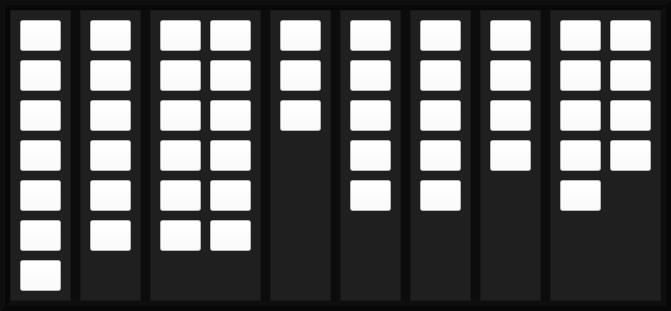
   <widget class="QFrame" name="sFrame">
    <property name="geometry">
     <rect>
      <x>108</x>
      <y>160</y>
      <width>671</width>
      <height>311</height>
     </rect>
    </property>
    <property name="styleSheet">
     <string notr="true">background-color: rgb(12, 12, 12);</string>
    </property>
    <property name="frameShape">
     <enum>QFrame::Box</enum>
    </property>
    <property name="frameShadow">
     <enum>QFrame::Raised</enum>
    </property>
    <property name="lineWidth">
     <number>5</number>
    </property>
    <widget class="QFrame" name="sBasicFrame">
     <property name="geometry">
      <rect>
       <x>10</x>
       <y>10</y>
       <width>61</width>
       <height>291</height>
      </rect>
     </property>
     <property name="styleSheet">
      <string notr="true">background-color: rgb(31, 31, 31);</string>
     </property>
     <property name="frameShape">
      <enum>QFrame::StyledPanel</enum>
     </property>
     <property name="frameShadow">
      <enum>QFrame::Raised</enum>
     </property>
     <widget class="QPushButton" name="sPlusButton">
      <property name="geometry">
       <rect>
        <x>10</x>
        <y>10</y>
        <width>41</width>
        <height>31</height>
       </rect>
      </property>
      <property name="styleSheet">
       <string notr="true">background-color: rgb(255, 255, 255);</string>
      </property>
      <property name="text">
       <string/>
      </property>
     </widget>
     <widget class="QPushButton" name="sMinusButton">
      <property name="geometry">
       <rect>
        <x>10</x>
        <y>50</y>
        <width>41</width>
        <height>31</height>
       </rect>
      </property>
      <property name="styleSheet">
       <string notr="true">background-color: rgb(255, 255, 255);</string>
      </property>
      <property name="text">
       <string/>
      </property>
     </widget>
     <widget class="QPushButton" name="sDivideButton">
      <property name="geometry">
       <rect>
        <x>10</x>
        <y>130</y>
        <width>41</width>
        <height>31</height>
       </rect>
      </property>
      <property name="styleSheet">
       <string notr="true">background-color: rgb(255, 255, 255);</string>
      </property>
      <property name="text">
       <string/>
      </property>
     </widget>
     <widget class="QPushButton" name="sMultiplyButton">
      <property name="geometry">
       <rect>
        <x>10</x>
        <y>90</y>
        <width>41</width>
        <height>31</height>
       </rect>
      </property>
      <property name="styleSheet">
       <string notr="true">background-color: rgb(255, 255, 255);</string>
      </property>
      <property name="text">
       <string/>
      </property>
     </widget>
     <widget class="QPushButton" name="sPlusMinusButton">
      <property name="geometry">
       <rect>
        <x>10</x>
        <y>210</y>
        <width>41</width>
        <height>31</height>
       </rect>
      </property>
      <property name="styleSheet">
       <string notr="true">background-color: rgb(255, 255, 255);</string>
      </property>
      <property name="text">
       <string/>
      </property>
     </widget>
     <widget class="QPushButton" name="sInfinityButton">
      <property name="geometry">
       <rect>
        <x>10</x>
        <y>170</y>
        <width>41</width>
        <height>31</height>
       </rect>
      </property>
      <property name="styleSheet">
       <string notr="true">background-color: rgb(255, 255, 255);</string>
      </property>
      <property name="text">
       <string/>
      </property>
     </widget>
     <widget class="QPushButton" name="sPercentageButton">
      <property name="geometry">
       <rect>
        <x>10</x>
        <y>250</y>
        <width>41</width>
        <height>31</height>
       </rect>
      </property>
      <property name="styleSheet">
       <string notr="true">background-color: rgb(255, 255, 255);</string>
      </property>
      <property name="text">
       <string/>
      </property>
     </widget>
    </widget>
    <widget class="QFrame" name="sBracesFrame">
     <property name="geometry">
      <rect>
       <x>80</x>
       <y>10</y>
       <width>61</width>
       <height>291</height>
      </rect>
     </property>
     <property name="styleSheet">
      <string notr="true">background-color: rgb(31, 31, 31);</string>
     </property>
     <property name="frameShape">
      <enum>QFrame::StyledPanel</enum>
     </property>
     <property name="frameShadow">
      <enum>QFrame::Raised</enum>
     </property>
     <widget class="QPushButton" name="sRoundBracesOpen">
      <property name="geometry">
       <rect>
        <x>10</x>
        <y>10</y>
        <width>41</width>
        <height>31</height>
       </rect>
      </property>
      <property name="styleSheet">
       <string notr="true">background-color: rgb(255, 255, 255);</string>
      </property>
      <property name="text">
       <string/>
      </property>
     </widget>
     <widget class="QPushButton" name="sRoundBracesClose">
      <property name="geometry">
       <rect>
        <x>10</x>
        <y>50</y>
        <width>41</width>
        <height>31</height>
       </rect>
      </property>
      <property name="styleSheet">
       <string notr="true">background-color: rgb(255, 255, 255);</string>
      </property>
      <property name="text">
       <string/>
      </property>
     </widget>
     <widget class="QPushButton" name="sSquareBracesClose">
      <property name="geometry">
       <rect>
        <x>10</x>
        <y>130</y>
        <width>41</width>
        <height>31</height>
       </rect>
      </property>
      <property name="styleSheet">
       <string notr="true">background-color: rgb(255, 255, 255);</string>
      </property>
      <property name="text">
       <string/>
      </property>
     </widget>
     <widget class="QPushButton" name="sSquareBracesOpen">
      <property name="geometry">
       <rect>
        <x>10</x>
        <y>90</y>
        <width>41</width>
        <height>31</height>
       </rect>
      </property>
      <property name="styleSheet">
       <string notr="true">background-color: rgb(255, 255, 255);</string>
      </property>
      <property name="text">
       <string/>
      </property>
     </widget>
     <widget class="QPushButton" name="sGreaterThan">
      <property name="geometry">
       <rect>
        <x>10</x>
        <y>210</y>
        <width>41</width>
        <height>31</height>
       </rect>
      </property>
      <property name="styleSheet">
       <string notr="true">background-color: rgb(255, 255, 255);</string>
      </property>
      <property name="text">
       <string/>
      </property>
     </widget>
     <widget class="QPushButton" name="sLessThan">
      <property name="geometry">
       <rect>
        <x>10</x>
        <y>170</y>
        <width>41</width>
        <height>31</height>
       </rect>
      </property>
      <property name="styleSheet">
       <string notr="true">background-color: rgb(255, 255, 255);</string>
      </property>
      <property name="text">
       <string/>
      </property>
     </widget>
    </widget>
    <widget class="QFrame" name="sCountFrame">
     <property name="geometry">
      <rect>
       <x>150</x>
       <y>10</y>
       <width>111</width>
       <height>291</height>
      </rect>
     </property>
     <property name="styleSheet">
      <string notr="true">background-color: rgb(31, 31, 31);</string>
     </property>
     <property name="frameShape">
      <enum>QFrame::StyledPanel</enum>
     </property>
     <property name="frameShadow">
      <enum>QFrame::Raised</enum>
     </property>
     <widget class="QPushButton" name="sOne">
      <property name="geometry">
       <rect>
        <x>10</x>
        <y>10</y>
        <width>41</width>
        <height>31</height>
       </rect>
      </property>
      <property name="styleSheet">
       <string notr="true">background-color: rgb(255, 255, 255);</string>
      </property>
      <property name="text">
       <string/>
      </property>
     </widget>
     <widget class="QPushButton" name="sThree">
      <property name="geometry">
       <rect>
        <x>10</x>
        <y>50</y>
        <width>41</width>
        <height>31</height>
       </rect>
      </property>
      <property name="styleSheet">
       <string notr="true">background-color: rgb(255, 255, 255);</string>
      </property>
      <property name="text">
       <string/>
      </property>
     </widget>
     <widget class="QPushButton" name="sSeven">
      <property name="geometry">
       <rect>
        <x>10</x>
        <y>130</y>
        <width>41</width>
        <height>31</height>
       </rect>
      </property>
      <property name="styleSheet">
       <string notr="true">background-color: rgb(255, 255, 255);</string>
      </property>
      <property name="text">
       <string/>
      </property>
     </widget>
     <widget class="QPushButton" name="sFive">
      <property name="geometry">
       <rect>
        <x>10</x>
        <y>90</y>
        <width>41</width>
        <height>31</height>
       </rect>
      </property>
      <property name="styleSheet">
       <string notr="true">background-color: rgb(255, 255, 255);</string>
      </property>
      <property name="text">
       <string/>
      </property>
     </widget>
     <widget class="QPushButton" name="sDecimal">
      <property name="geometry">
       <rect>
        <x>10</x>
        <y>210</y>
        <width>41</width>
        <height>31</height>
       </rect>
      </property>
      <property name="styleSheet">
       <string notr="true">background-color: rgb(255, 255, 255);</string>
      </property>
      <property name="text">
       <string/>
      </property>
     </widget>
     <widget class="QPushButton" name="sNine">
      <property name="geometry">
       <rect>
        <x>10</x>
        <y>170</y>
        <width>41</width>
        <height>31</height>
       </rect>
      </property>
      <property name="styleSheet">
       <string notr="true">background-color: rgb(255, 255, 255);</string>
      </property>
      <property name="text">
       <string/>
      </property>
     </widget>
     <widget class="QPushButton" name="sHalf">
      <property name="geometry">
       <rect>
        <x>60</x>
        <y>210</y>
        <width>41</width>
        <height>31</height>
       </rect>
      </property>
      <property name="styleSheet">
       <string notr="true">background-color: rgb(255, 255, 255);</string>
      </property>
      <property name="text">
       <string/>
      </property>
     </widget>
     <widget class="QPushButton" name="sSix">
      <property name="geometry">
       <rect>
        <x>60</x>
        <y>90</y>
        <width>41</width>
        <height>31</height>
       </rect>
      </property>
      <property name="styleSheet">
       <string notr="true">background-color: rgb(255, 255, 255);</string>
      </property>
      <property name="text">
       <string/>
      </property>
     </widget>
     <widget class="QPushButton" name="sTwo">
      <property name="geometry">
       <rect>
        <x>60</x>
        <y>10</y>
        <width>41</width>
        <height>31</height>
       </rect>
      </property>
      <property name="styleSheet">
       <string notr="true">background-color: rgb(255, 255, 255);</string>
      </property>
      <property name="text">
       <string/>
      </property>
     </widget>
     <widget class="QPushButton" name="sEight">
      <property name="geometry">
       <rect>
        <x>60</x>
        <y>130</y>
        <width>41</width>
        <height>31</height>
       </rect>
      </property>
      <property name="styleSheet">
       <string notr="true">background-color: rgb(255, 255, 255);</string>
      </property>
      <property name="text">
       <string/>
      </property>
     </widget>
     <widget class="QPushButton" name="sFour">
      <property name="geometry">
       <rect>
        <x>60</x>
        <y>50</y>
        <width>41</width>
        <height>31</height>
       </rect>
      </property>
      <property name="styleSheet">
       <string notr="true">background-color: rgb(255, 255, 255);</string>
      </property>
      <property name="text">
       <string/>
      </property>
     </widget>
     <widget class="QPushButton" name="sZero">
      <property name="geometry">
       <rect>
        <x>60</x>
        <y>170</y>
        <width>41</width>
        <height>31</height>
       </rect>
      </property>
      <property name="styleSheet">
       <string notr="true">background-color: rgb(255, 255, 255);</string>
      </property>
      <property name="text">
       <string/>
      </property>
     </widget>
    </widget>
    <widget class="QFrame" name="sDifFrame">
     <property name="geometry">
      <rect>
       <x>270</x>
       <y>10</y>
       <width>61</width>
       <height>291</height>
      </rect>
     </property>
     <property name="styleSheet">
      <string notr="true">background-color: rgb(31, 31, 31);</string>
     </property>
     <property name="frameShape">
      <enum>QFrame::StyledPanel</enum>
     </property>
     <property name="frameShadow">
      <enum>QFrame::Raised</enum>
     </property>
     <widget class="QPushButton" name="sDifferentiation">
      <property name="geometry">
       <rect>
        <x>10</x>
        <y>10</y>
        <width>41</width>
        <height>31</height>
       </rect>
      </property>
      <property name="styleSheet">
       <string notr="true">background-color: rgb(255, 255, 255);</string>
      </property>
      <property name="text">
       <string/>
      </property>
     </widget>
     <widget class="QPushButton" name="sIntegration">
      <property name="geometry">
       <rect>
        <x>10</x>
        <y>50</y>
        <width>41</width>
        <height>31</height>
       </rect>
      </property>
      <property name="styleSheet">
       <string notr="true">background-color: rgb(255, 255, 255);</string>
      </property>
      <property name="text">
       <string/>
      </property>
     </widget>
     <widget class="QPushButton" name="sIntegral">
      <property name="geometry">
       <rect>
        <x>10</x>
        <y>90</y>
        <width>41</width>
        <height>31</height>
       </rect>
      </property>
      <property name="styleSheet">
       <string notr="true">background-color: rgb(255, 255, 255);</string>
      </property>
      <property name="text">
       <string/>
      </property>
     </widget>
    </widget>
    <widget class="QFrame" name="sEqualTo_2">
     <property name="geometry">
      <rect>
       <x>340</x>
       <y>10</y>
       <width>61</width>
       <height>291</height>
      </rect>
     </property>
     <property name="styleSheet">
      <string notr="true">background-color: rgb(31, 31, 31);</string>
     </property>
     <property name="frameShape">
      <enum>QFrame::StyledPanel</enum>
     </property>
     <property name="frameShadow">
      <enum>QFrame::Raised</enum>
     </property>
     <widget class="QPushButton" name="sApproximately">
      <property name="geometry">
       <rect>
        <x>10</x>
        <y>10</y>
        <width>41</width>
        <height>31</height>
       </rect>
      </property>
      <property name="styleSheet">
       <string notr="true">background-color: rgb(255, 255, 255);</string>
      </property>
      <property name="text">
       <string/>
      </property>
     </widget>
     <widget class="QPushButton" name="sApproximation">
      <property name="geometry">
       <rect>
        <x>10</x>
        <y>50</y>
        <width>41</width>
        <height>31</height>
       </rect>
      </property>
      <property name="styleSheet">
       <string notr="true">background-color: rgb(255, 255, 255);</string>
      </property>
      <property name="text">
       <string/>
      </property>
     </widget>
     <widget class="QPushButton" name="sEqualTo">
      <property name="geometry">
       <rect>
        <x>10</x>
        <y>130</y>
        <width>41</width>
        <height>31</height>
       </rect>
      </property>
      <property name="styleSheet">
       <string notr="true">background-color: rgb(255, 255, 255);</string>
      </property>
      <property name="text">
       <string/>
      </property>
     </widget>
     <widget class="QPushButton" name="sCongruent">
      <property name="geometry">
       <rect>
        <x>10</x>
        <y>90</y>
        <width>41</width>
        <height>31</height>
       </rect>
      </property>
      <property name="styleSheet">
       <string notr="true">background-color: rgb(255, 255, 255);</string>
      </property>
      <property name="text">
       <string/>
      </property>
     </widget>
     <widget class="QPushButton" name="sNotEqualsTo">
      <property name="geometry">
       <rect>
        <x>10</x>
        <y>170</y>
        <width>41</width>
        <height>31</height>
       </rect>
      </property>
      <property name="styleSheet">
       <string notr="true">background-color: rgb(255, 255, 255);</string>
      </property>
      <property name="text">
       <string/>
      </property>
     </widget>
    </widget>
    <widget class="QFrame" name="sNotation">
     <property name="geometry">
      <rect>
       <x>410</x>
       <y>10</y>
       <width>61</width>
       <height>291</height>
      </rect>
     </property>
     <property name="styleSheet">
      <string notr="true">background-color: rgb(31, 31, 31);</string>
     </property>
     <property name="frameShape">
      <enum>QFrame::StyledPanel</enum>
     </property>
     <property name="frameShadow">
      <enum>QFrame::Raised</enum>
     </property>
     <widget class="QPushButton" name="sAlpha">
      <property name="geometry">
       <rect>
        <x>10</x>
        <y>10</y>
        <width>41</width>
        <height>31</height>
       </rect>
      </property>
      <property name="styleSheet">
       <string notr="true">background-color: rgb(255, 255, 255);</string>
      </property>
      <property name="text">
       <string/>
      </property>
     </widget>
     <widget class="QPushButton" name="sBeta">
      <property name="geometry">
       <rect>
        <x>10</x>
        <y>50</y>
        <width>41</width>
        <height>31</height>
       </rect>
      </property>
      <property name="styleSheet">
       <string notr="true">background-color: rgb(255, 255, 255);</string>
      </property>
      <property name="text">
       <string/>
      </property>
     </widget>
     <widget class="QPushButton" name="sOmega">
      <property name="geometry">
       <rect>
        <x>10</x>
        <y>130</y>
        <width>41</width>
        <height>31</height>
       </rect>
      </property>
      <property name="styleSheet">
       <string notr="true">background-color: rgb(255, 255, 255);</string>
      </property>
      <property name="text">
       <string/>
      </property>
     </widget>
     <widget class="QPushButton" name="sMu">
      <property name="geometry">
       <rect>
        <x>10</x>
        <y>90</y>
        <width>41</width>
        <height>31</height>
       </rect>
      </property>
      <property name="styleSheet">
       <string notr="true">background-color: rgb(255, 255, 255);</string>
      </property>
      <property name="text">
       <string/>
      </property>
     </widget>
     <widget class="QPushButton" name="sPie">
      <property name="geometry">
       <rect>
        <x>10</x>
        <y>170</y>
        <width>41</width>
        <height>31</height>
       </rect>
      </property>
      <property name="styleSheet">
       <string notr="true">background-color: rgb(255, 255, 255);</string>
      </property>
      <property name="text">
       <string/>
      </property>
     </widget>
    </widget>
    <widget class="QFrame" name="frame_7">
     <property name="geometry">
      <rect>
       <x>480</x>
       <y>10</y>
       <width>61</width>
       <height>291</height>
      </rect>
     </property>
     <property name="styleSheet">
      <string notr="true">background-color: rgb(31, 31, 31);</string>
     </property>
     <property name="frameShape">
      <enum>QFrame::StyledPanel</enum>
     </property>
     <property name="frameShadow">
      <enum>QFrame::Raised</enum>
     </property>
     <widget class="QPushButton" name="sAvg">
      <property name="geometry">
       <rect>
        <x>10</x>
        <y>10</y>
        <width>41</width>
        <height>31</height>
       </rect>
      </property>
      <property name="styleSheet">
       <string notr="true">background-color: rgb(255, 255, 255);</string>
      </property>
      <property name="text">
       <string/>
      </property>
     </widget>
     <widget class="QPushButton" name="sFactorial">
      <property name="geometry">
       <rect>
        <x>10</x>
        <y>50</y>
        <width>41</width>
        <height>31</height>
       </rect>
      </property>
      <property name="styleSheet">
       <string notr="true">background-color: rgb(255, 255, 255);</string>
      </property>
      <property name="text">
       <string/>
      </property>
     </widget>
     <widget class="QPushButton" name="sCubeRoot">
      <property name="geometry">
       <rect>
        <x>10</x>
        <y>130</y>
        <width>41</width>
        <height>31</height>
       </rect>
      </property>
      <property name="styleSheet">
       <string notr="true">background-color: rgb(255, 255, 255);</string>
      </property>
      <property name="text">
       <string/>
      </property>
     </widget>
     <widget class="QPushButton" name="sRoot">
      <property name="geometry">
       <rect>
        <x>10</x>
        <y>90</y>
        <width>41</width>
        <height>31</height>
       </rect>
      </property>
      <property name="styleSheet">
       <string notr="true">background-color: rgb(255, 255, 255);</string>
      </property>
      <property name="text">
       <string/>
      </property>
     </widget>
    </widget>
    <widget class="QFrame" name="sSet">
     <property name="geometry">
      <rect>
       <x>550</x>
       <y>10</y>
       <width>111</width>
       <height>291</height>
      </rect>
     </property>
     <property name="styleSheet">
      <string notr="true">background-color: rgb(31, 31, 31);</string>
     </property>
     <property name="frameShape">
      <enum>QFrame::StyledPanel</enum>
     </property>
     <property name="frameShadow">
      <enum>QFrame::Raised</enum>
     </property>
     <widget class="QPushButton" name="sElement">
      <property name="geometry">
       <rect>
        <x>10</x>
        <y>10</y>
        <width>41</width>
        <height>31</height>
       </rect>
      </property>
      <property name="styleSheet">
       <string notr="true">background-color: rgb(255, 255, 255);</string>
      </property>
      <property name="text">
       <string/>
      </property>
     </widget>
     <widget class="QPushButton" name="sIntersectionSet">
      <property name="geometry">
       <rect>
        <x>10</x>
        <y>50</y>
        <width>41</width>
        <height>31</height>
       </rect>
      </property>
      <property name="styleSheet">
       <string notr="true">background-color: rgb(255, 255, 255);</string>
      </property>
      <property name="text">
       <string/>
      </property>
     </widget>
     <widget class="QPushButton" name="sSigma">
      <property name="geometry">
       <rect>
        <x>10</x>
        <y>130</y>
        <width>41</width>
        <height>31</height>
       </rect>
      </property>
      <property name="styleSheet">
       <string notr="true">background-color: rgb(255, 255, 255);</string>
      </property>
      <property name="text">
       <string/>
      </property>
     </widget>
     <widget class="QPushButton" name="sProportionality">
      <property name="geometry">
       <rect>
        <x>10</x>
        <y>90</y>
        <width>41</width>
        <height>31</height>
       </rect>
      </property>
      <property name="styleSheet">
       <string notr="true">background-color: rgb(255, 255, 255);</string>
      </property>
      <property name="text">
       <string/>
      </property>
     </widget>
     <widget class="QPushButton" name="sUnionSet">
      <property name="geometry">
       <rect>
        <x>60</x>
        <y>50</y>
        <width>41</width>
        <height>31</height>
       </rect>
      </property>
      <property name="styleSheet">
       <string notr="true">background-color: rgb(255, 255, 255);</string>
      </property>
      <property name="text">
       <string/>
      </property>
     </widget>
     <widget class="QPushButton" name="sRealNumber">
      <property name="geometry">
       <rect>
        <x>60</x>
        <y>90</y>
        <width>41</width>
        <height>31</height>
       </rect>
      </property>
      <property name="styleSheet">
       <string notr="true">background-color: rgb(255, 255, 255);</string>
      </property>
      <property name="text">
       <string/>
      </property>
     </widget>
     <widget class="QPushButton" name="sEmptySet">
      <property name="geometry">
       <rect>
        <x>10</x>
        <y>170</y>
        <width>41</width>
        <height>31</height>
       </rect>
      </property>
      <property name="styleSheet">
       <string notr="true">background-color: rgb(255, 255, 255);</string>
      </property>
      <property name="text">
       <string/>
      </property>
     </widget>
     <widget class="QPushButton" name="sSubset">
      <property name="geometry">
       <rect>
        <x>60</x>
        <y>130</y>
        <width>41</width>
        <height>31</height>
       </rect>
      </property>
      <property name="styleSheet">
       <string notr="true">background-color: rgb(255, 255, 255);</string>
      </property>
      <property name="text">
       <string/>
      </property>
     </widget>
     <widget class="QPushButton" name="sNotElement">
      <property name="geometry">
       <rect>
        <x>60</x>
        <y>10</y>
        <width>41</width>
        <height>31</height>
       </rect>
      </property>
      <property name="styleSheet">
       <string notr="true">background-color: rgb(255, 255, 255);</string>
      </property>
      <property name="text">
       <string/>
      </property>
     </widget>
    </widget>
   </widget>
